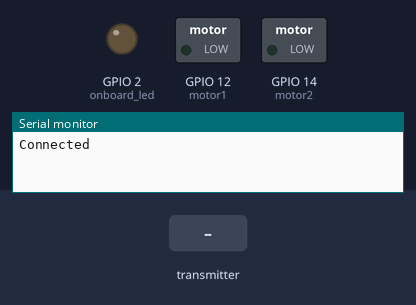
Recording of a sketch running on a simulated ESP32. Parts: switched loads named in the sketch (green lamp = pin HIGH), output pins drawn as LEDs (lit = HIGH), the last lines printed to the serial monitor. The inputs (shaded band) are chosen by the test bench.

Above: at 0.1 s.
At 1.2 s:
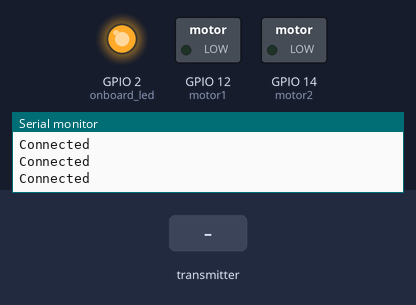
1.3 s: the transmitter starts sending rcvd_data = 0
Timing chart, 0 to 4.3 s (numbered marks = the images above; inputs shaded):
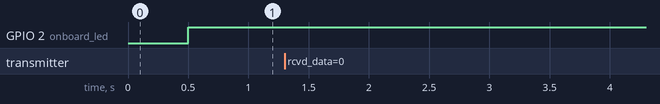

The sketch:

motor_control_client.ino
```cpp
/*
 * File: motor_control_client.ino
 * Programmer: Jeffrey Phillips
 *
 * This file receives data from another controller to turn on and off
 * the motors used to turn cosmo
 *
 */

// MY MAC Address:  94:B9:7E:E9:A2:E8

#include <esp_now.h>
#include <WiFi.h>
#include <Wire.h>

// MAC Address of game controller:  94:B9:7E:E9:91:BC
uint8_t broadcastAddress[] = {0x94, 0xB9, 0x7E, 0xE9, 0x91, 0xBC};

// Relay pin numbers for powering motors
const int motor1 = 12;
const int motor2 = 14;

// Onboard LED indicator
const int onboard_led = 2;

// Received data
uint8_t rcvd_data;

// Connection Status (false = not connected, true = connected)
bool connection_status = false;

// Callback when data is received
void OnDataRecv(const uint8_t * mac, const uint8_t *incomingData, int len) {
  // Receive data and save to rcvd_data
  memcpy(&rcvd_data, incomingData, sizeof(rcvd_data));

  // debug
  Serial.print("Data received: ");
  Serial.println(rcvd_data);

  // if motor1 = 1 and motor2 = 0
  if(connection_status && ((rcvd_data & 0b00000001) && !(rcvd_data & 0b00000010)))
  {
    // turn on motor1
    digitalWrite(motor1, HIGH);
    //Serial.println("Motor 1 ON");
  }
  else
  {
    // turn off motor1
    digitalWrite(motor1, LOW);
    //Serial.println("Motor 1 OFF");
  }
  // if motor2 = 1 and motor1 = 0
  if(connection_status && ((rcvd_data & 0b00000010) && !(rcvd_data & 0b00000001)))
  {
    // turn on motor2
    digitalWrite(motor2, HIGH);
    //Serial.println("Motor 2 ON");
  }
  else
  {
    // turn off motor2
    digitalWrite(motor2, LOW);
    //Serial.println("Motor 2 OFF");
  }
  // if received data is not a value between 0 and 3
  if(rcvd_data >= 3 || rcvd_data < 0)
  {
    // turn off both motors
    digitalWrite(motor1, LOW);
    digitalWrite(motor2, LOW);
    Serial.println("An Error has Occured!");

    // User must power cycle to reset motors
    while(true)
    {
      delay(50);
    }
  }
}

// Callback when data is sent
void OnDataSent(const uint8_t *mac_addr, esp_now_send_status_t status) {
  if (status == 0){
    connection_status = true;
    Serial.println("Connected");
  }
  else{
    connection_status = false;
    Serial.println("Connection ERROR");
  }
}

void setup() {
  // Init Serial Monitor
  Serial.begin(115200);

  // Motor output initialization
  pinMode(motor1, OUTPUT);
  pinMode(motor2, OUTPUT);
  digitalWrite(motor1, LOW);
  digitalWrite(motor2, LOW);

  // LED initialization
  pinMode(onboard_led, OUTPUT);
  digitalWrite(onboard_led, LOW);

  // Set device as a Wi-Fi Station
  WiFi.mode(WIFI_STA);

  // Init ESP-NOW
  if (esp_now_init() != ESP_OK) {
    Serial.println("Error initializing ESP-NOW");
    return;
  }

  // Register for Send CB to get connection status to main controller
  esp_now_register_send_cb(OnDataSent);

  // Register the main game controller (for connection status)
  esp_now_peer_info_t peerInfo;
  memcpy(peerInfo.peer_addr, broadcastAddress, 6);
  peerInfo.channel = 0;
  peerInfo.encrypt = false;
  // Add the controller
  if (esp_now_add_peer(&peerInfo) != ESP_OK){
    Serial.println("Failed to add peer");
    return;
  }

  // Register for a callback function that will be called when data is received
  esp_now_register_recv_cb(OnDataRecv);
}

void loop() {
  // Send message via ESP-NOW to verify connection with main controller
  uint8_t to_send = 1;
  esp_err_t result = esp_now_send(broadcastAddress, (uint8_t *) &to_send, sizeof(to_send));

  // Set LED status
  if(connection_status)
  {
    digitalWrite(onboard_led, HIGH);
  }
  else
  {
    digitalWrite(onboard_led, LOW);
  }


  // Request connection status every 500 ms
  delay(500);
}
```
